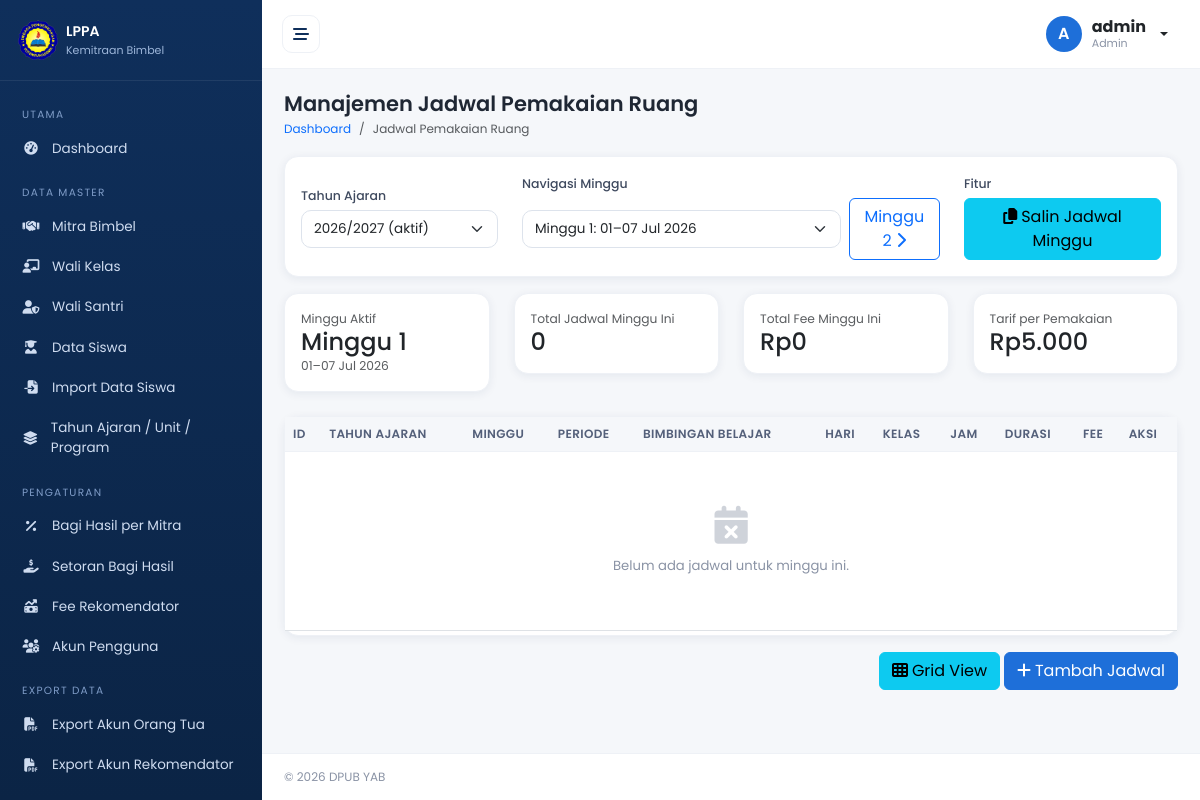
Page /admin/jadwal-pemakaian-ruang.php (signed in) on the committed database.
### tables this page shows
CREATE TABLE `academic_years` (
  `id` int(11) NOT NULL,
  `nama_tahun_ajaran` varchar(30) NOT NULL,
  `tanggal_mulai` date DEFAULT NULL,
  `tanggal_selesai` date DEFAULT NULL,
  `status` enum('aktif','nonaktif') NOT NULL DEFAULT 'aktif'
);

CREATE TABLE `config_fee_settings` (
  `id` int(11) NOT NULL,
  `jenis_fee` varchar(50) NOT NULL,
  `deskripsi` text DEFAULT NULL,
  `tarif_default` decimal(10,0) NOT NULL DEFAULT 5000,
  `satuan` varchar(20) NOT NULL DEFAULT 'per_pemakaian',
  `status` enum('aktif','nonaktif') NOT NULL DEFAULT 'aktif',
  `created_at` timestamp NOT NULL DEFAULT current_timestamp(),
  `updated_at` timestamp NOT NULL DEFAULT current_timestamp() ON UPDATE current_timestamp()
);

### config/database.php (called while the page is built, shortened)
<?php
function db(): PDO {
    static $pdo = null;
    if ($pdo === null) {
        $dsn = 'mysql:host=' . DB_HOST . ';dbname=' . DB_NAME . ';charset=' . DB_CHARSET;
        try {
            $pdo = new PDO($dsn, DB_USER, DB_PASS, [
                PDO::ATTR_ERRMODE            => PDO::ERRMODE_EXCEPTION,
                PDO::ATTR_DEFAULT_FETCH_MODE => PDO::FETCH_ASSOC,
                PDO::ATTR_EMULATE_PREPARES   => false,
            ]);
        } catch (PDOException $e) {
            die('Koneksi database gagal: ' . htmlspecialchars($e->getMessage()));
        }
    }
    return $pdo;
}

### includes/functions.php (called while the page is built, shortened)
<?php
function e($v): string { return htmlspecialchars((string)$v, ENT_QUOTES, 'UTF-8'); }

### admin/jadwal-pemakaian-ruang.php (the view, shortened to what this page needs)
<?php
function get_tarif_fee() {
    $config = db()->query("SELECT tarif_default FROM config_fee_settings WHERE jenis_fee = 'fee_wali_kelas_sd' AND status = 'aktif' LIMIT 1")->fetch();
    return $config ? (float)$config['tarif_default'] : 5000;
}
function calculate_week_dates($academicYearId, $mingguKe) {
    $ay = db()->prepare("SELECT tanggal_mulai FROM academic_years WHERE id = ?");
    $ay->execute([$academicYearId]);
    $ay = $ay->fetch();
    $startDate = new DateTime($ay['tanggal_mulai']);
    $startDate->modify('+' . (($mingguKe - 1) * 7) . ' days');
    $endDate = clone $startDate;
    $endDate->modify('+6 days');
    return [
        'minggu_ke' => $mingguKe,
        'tanggal_mulai' => $startDate->format('Y-m-d'),
        'tanggal_selesai' => $endDate->format('Y-m-d'),
        'display' => $startDate->format('d') . '–' . $endDate->format('d M Y')
    ];
}
$currentAcademicYear = $_GET['academic_year_id'] ?? '';
$currentMinggu = $_GET['minggu_ke'] ?? 1;
if ($currentAcademicYear === '') {
    $activeAY = db()->query("SELECT id FROM academic_years WHERE status='aktif' ORDER BY id DESC LIMIT 1")->fetch();
    if ($activeAY) {
        $currentAcademicYear = $activeAY['id'];
    } else {
        $latestAY = db()->query("SELECT id FROM academic_years ORDER BY id DESC LIMIT 1")->fetch();
        if ($latestAY) $currentAcademicYear = $latestAY['id'];
    }
}
$currentWeekDates = calculate_week_dates($currentAcademicYear, $currentMinggu);
$academicYears = db()->query("SELECT * FROM academic_years ORDER BY status DESC, nama_tahun_ajaran")->fetchAll();
$tarifFee = get_tarif_fee();
$availableWeeks = [];
if ($currentAcademicYear) {
    for ($i = 1; $i <= 52; $i++) {
        $weekDates = calculate_week_dates($currentAcademicYear, $i);
        if ($weekDates) {
            $availableWeeks[] = $weekDates;
        }
    }
}
$where = ['1=1'];
$params = [];
if ($currentAcademicYear !== '') {
    $where[] = 'j.academic_year_id = ?';
    $params[] = (int)$currentAcademicYear;
}
if ($currentMinggu !== '') {
    $where[] = 'j.minggu_ke = ?';
    $params[] = (int)$currentMinggu;
}
$sql = "SELECT j.*, ay.nama_tahun_ajaran, p.nama_mitra, k.nama_kelas, u.nama as created_by_name
        FROM jadwal_pemakaian_ruang j
        LEFT JOIN academic_years ay ON ay.id = j.academic_year_id
        LEFT JOIN partners p ON p.id = j.partner_id
        LEFT JOIN kelas_detail k ON k.id = j.kelas_detail_id
        LEFT JOIN users u ON u.id = j.created_by
        WHERE " . implode(' AND ', $where) . "
        ORDER BY FIELD(j.hari, 'Senin', 'Selasa', 'Rabu', 'Kamis', 'Jumat', 'Sabtu'), k.nama_kelas, j.jam_mulai";
$st = db()->prepare($sql);
$st->execute($params);
$list = $st->fetchAll();
include __DIR__ . '/../includes/header.php';
?>
<div class="card mb-3">
  <div class="card-body">
    <div class="row align-items-center">
      <div class="col-md-3">
        <label class="form-label">Tahun Ajaran</label>
        <select name="academic_year_id" class="form-select" onchange="location.href='?academic_year_id='+this.value+'&minggu_ke=1'">
          <?php foreach ($academicYears as $ay): ?>
            <option value="<?= $ay['id'] ?>" <?= $currentAcademicYear == $ay['id'] ? 'selected' : '' ?>>
              <?= e($ay['nama_tahun_ajaran']) ?> (<?= $ay['status'] ?>)
            </option>
          <?php endforeach; ?>
        </select>
      </div>
      <div class="col-md-6">
        <label class="form-label">Navigasi Minggu</label>
        <div class="d-flex align-items-center gap-2">
          <select class="form-select" onchange="location.href='?academic_year_id=<?= $currentAcademicYear ?>&minggu_ke='+this.value">
            <?php foreach ($availableWeeks as $week): ?>
              <option value="<?= $week['minggu_ke'] ?>" <?= $currentMinggu == $week['minggu_ke'] ? 'selected' : '' ?>>
                Minggu <?= $week['minggu_ke'] ?>: <?= $week['display'] ?>
              </option>
            <?php endforeach; ?>
          </select>
          <?php if ($currentMinggu < 52): ?>
            <a href="?academic_year_id=<?= $currentAcademicYear ?>&minggu_ke=<?= $currentMinggu + 1 ?>" class="btn btn-outline-primary">
              Minggu <?= $currentMinggu + 1 ?> <i class="fa-solid fa-chevron-right"></i>
            </a>
          <?php endif; ?>
        </div>
      </div>
      <div class="col-md-3">
        <label class="form-label">Fitur</label>
        <button class="btn btn-info w-100" data-bs-toggle="modal" data-bs-target="#copyModal">
          <i class="fa-solid fa-copy me-1"></i>Salin Jadwal Minggu
        </button>
      </div>
    </div>
  </div>
</div>
<div class="row g-4 mb-4">
  <div class="col-lg-3">
    <div class="card">
      <div class="card-body">
        <div class="text-muted small">Minggu Aktif</div>
        <div class="h4 mb-0">Minggu <?= $currentMinggu ?></div>
        <div class="text-muted small"><?= $currentWeekDates['display'] ?? '-' ?></div>
      </div>
    </div>
  </div>
  <div class="col-lg-3">
    <div class="card">
      <div class="card-body">
        <div class="text-muted small">Total Jadwal Minggu Ini</div>
        <div class="h4 mb-0"><?= count($list) ?></div>
      </div>
    </div>
  </div>
  <div class="col-lg-3">
    <div class="card">
      <div class="card-body">
        <div class="text-muted small">Total Fee Minggu Ini</div>
        <div class="h4 mb-0">Rp<?= number_format(count($list) * $tarifFee, 0, ',', '.') ?></div>
      </div>
    </div>
  </div>
  <div class="col-lg-3">
    <div class="card">
      <div class="card-body">
        <div class="text-muted small">Tarif per Pemakaian</div>
        <div class="h4 mb-0">Rp<?= number_format($tarifFee, 0, ',', '.') ?></div>
      </div>
    </div>
  </div>
</div>
<div class="card"><div class="card-body p-0"><div class="table-responsive-wrapper mobile-table-wrapper">
<table class="table table-hover align-middle"><thead><tr>
  <th>ID</th><th>Tahun Ajaran</th><th>Minggu</th><th>Periode</th><th>Bimbingan Belajar</th><th>Hari</th><th>Kelas</th><th>Jam</th><th>Durasi</th><th>Fee</th><th>Aksi</th>
</tr></thead><tbody>
<?php if (!$list): ?><tr><td colspan="11"><div class="empty-state"><i class="fa-solid fa-calendar-xmark"></i>Belum ada jadwal untuk minggu ini.</div></td></tr><?php endif; ?>
</tbody></table></div></div></div>
<div class="text-end mt-3">
  <a href="jadwal-grid-view?academic_year_id=<?= $currentAcademicYear ?>&minggu_ke=<?= $currentMinggu ?>" class="btn btn-info">
    <i class="fa-solid fa-table-cells me-1"></i>Grid View
  </a>
  <a href="?aksi=tambah&academic_year_id=<?= $currentAcademicYear ?>&minggu_ke=<?= $currentMinggu ?>" class="btn btn-primary">
    <i class="fa-solid fa-plus me-1"></i>Tambah Jadwal
  </a>
</div>
<?php include __DIR__ . '/../includes/footer.php'; ?>

### assets/css/style.css (style rules this page uses)
:root { --navy:#0f2f5b; --navy-700:#14406f; --blue:#1e6fd9; --blue-100:#e8f1fd; --gray-50:#f5f7fa; --gray-100:#eef1f6; --gray-400:#8a93a5; --text:#1f2734; --green:#16a34a; --amber:#d97706; --red:#dc2626; --radius:14px; --shadow:0 2px 10px rgba(15,47,91,.07); --sidebar-w:262px; }
* { box-sizing:border-box }
html,body { overflow-x:hidden }
body { margin:0;font-family:'Poppins',system-ui,sans-serif;background:var(--gray-50);color:var(--text);font-size:14px }
a { text-decoration:none }
.card { border:1px solid var(--gray-100);border-radius:var(--radius);box-shadow:var(--shadow) }
.table { font-size:13.2px;margin:0 }
.table>thead th { background:var(--gray-50);color:#54607a;font-weight:600;font-size:12px;text-transform:uppercase;letter-spacing:.03em;white-space:nowrap;border-bottom:1px solid var(--gray-100) }
.table>tbody td { vertical-align:middle }
.btn-primary { background:var(--blue);border-color:var(--blue) }
.form-label { font-size:12.5px;font-weight:500;color:#3f4a5f;margin-bottom:4px }
.form-control,.form-select { border-radius:10px;border-color:#dde3ec;font-size:13.5px;padding:.5rem .75rem }
.empty-state { text-align:center;padding:46px 16px;color:var(--gray-400) }
.empty-state i { font-size:38px;margin-bottom:12px;opacity:.4;display:block }
.table-responsive-wrapper { overflow-x:auto;-webkit-overflow-scrolling:touch;-ms-overflow-style:-ms-autohiding-scrollbar;max-width:100% }
.mobile-table-wrapper { padding-bottom:4px }
.table-responsive-wrapper>.table:not(.table-striped)>thead>tr>th:last-of-type, .table-responsive-wrapper>.table:not(.table-striped)>tbody>tr>td:last-of-type, .table-responsive-wrapper>.table:not(.table-striped)>tfoot>tr>th:last-of-type, .table-responsive-wrapper>.table:not(.table-striped)>tfoot>tr>td:last-of-type { position:sticky;right:0;z-index:2 }
.table-responsive-wrapper>.table:not(.table-striped)>thead>tr>th:last-of-type { background:var(--gray-50) }
.table-responsive-wrapper>.table:not(.table-striped)>tbody>tr>td:last-of-type, .table-responsive-wrapper>.table:not(.table-striped)>tfoot>tr>td:last-of-type { background:#fff;box-shadow:-8px 0 10px -6px rgba(15,47,91,.18) }
.table-responsive-wrapper>.table:not(.table-striped)>thead>tr>th:last-of-type, .table-responsive-wrapper>.table:not(.table-striped)>tfoot>tr>th:last-of-type { box-shadow:-8px 0 10px -6px rgba(15,47,91,.12) }

### rows in the picture
academic_years: id "Minggu 1: 01–07 Jul 2026", id+tanggal_mulai "01–07 Jul 2026"
config_fee_settings: count($list)*$tarifFee "0", tarif_default "5.000"

### other values in the picture
substr(user()['nama'] ?? 'U', 0, 1) "A"
user()['nama'] "admin"
str_replace('_', ' ', ucfirst(role())) "Admin"
$PAGE_TITLE "Manajemen Jadwal Pemakaian Ruang"
$b['label'] "Dashboard"
$b['label'] "Jadwal Pemakaian Ruang"
$currentMinggu + 1 "2"
$currentMinggu "1"
count($list) "0"
COPYRIGHT_HOLDER "DPUB YAB"
form field academic_year_id "2026/2027 (aktif)"
